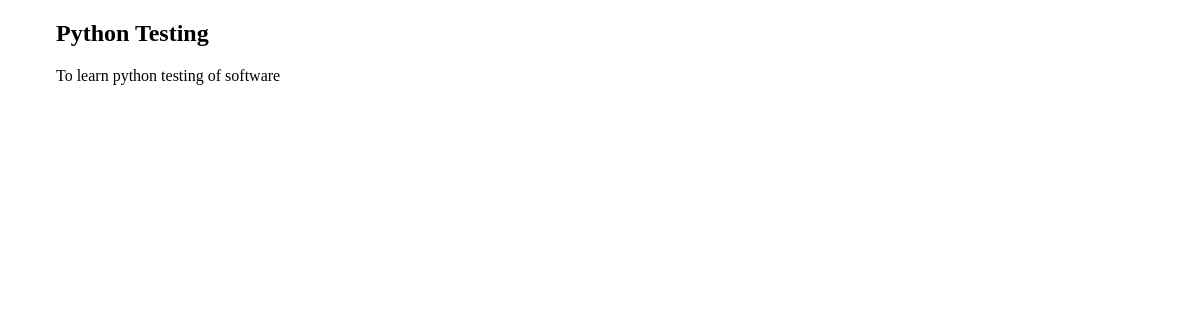
Page /courses/8/ on the earlier database version.
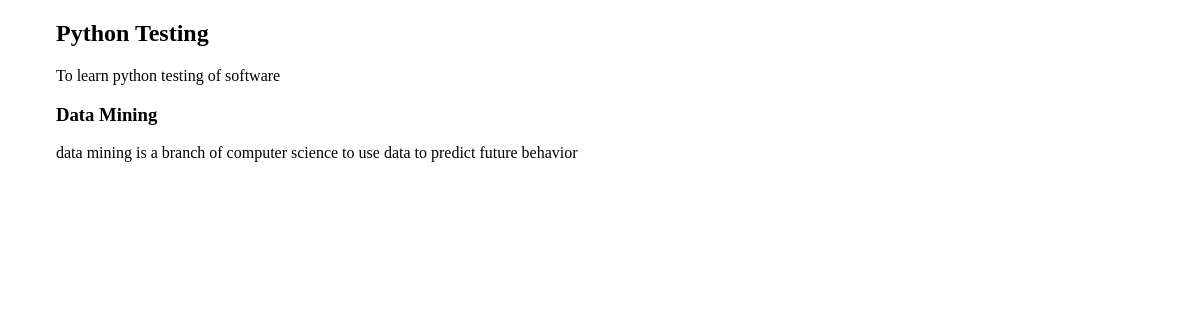
Same page on the later database version.
### courses/models.py (models this page shows, shortened)
class Step(models.Model):
    title = models.CharField(max_length=255)
    description=models.TextField()
    content=models.TextField(blank= True,default='')
    order = models.IntegerField(default=0)
    course=models.ForeignKey(Course)
    class Meta:
        ordering=['order',]

### courses/views.py (the view)
# urls.py: url(r'(?P<pk>\d+)/$',views.course_detail),
def course_detail(request,pk):
    course= Course.objects.get(pk=pk)
    return render(request,'courses/course_detail.html',{'course':course})

### courses/templates/courses/course_detail.html (shortened to what this page needs)
{% extends "layout.html" %}
{% block content %}
    <article>
    <h2>{{ course.title }}</h2>
    {{ course.description }}
    <section>
        {%  for step in course.step_set.all %}
          <h3>{{ step.title }}</h3>
          {{ step.description }}
         {% endfor %}
    </section>
    </article>
{% endblock %}

Differences in the rows shown:
added Step: title "Data Mining", description "data mining is a branch of computer science to use data to predict future behavior"
